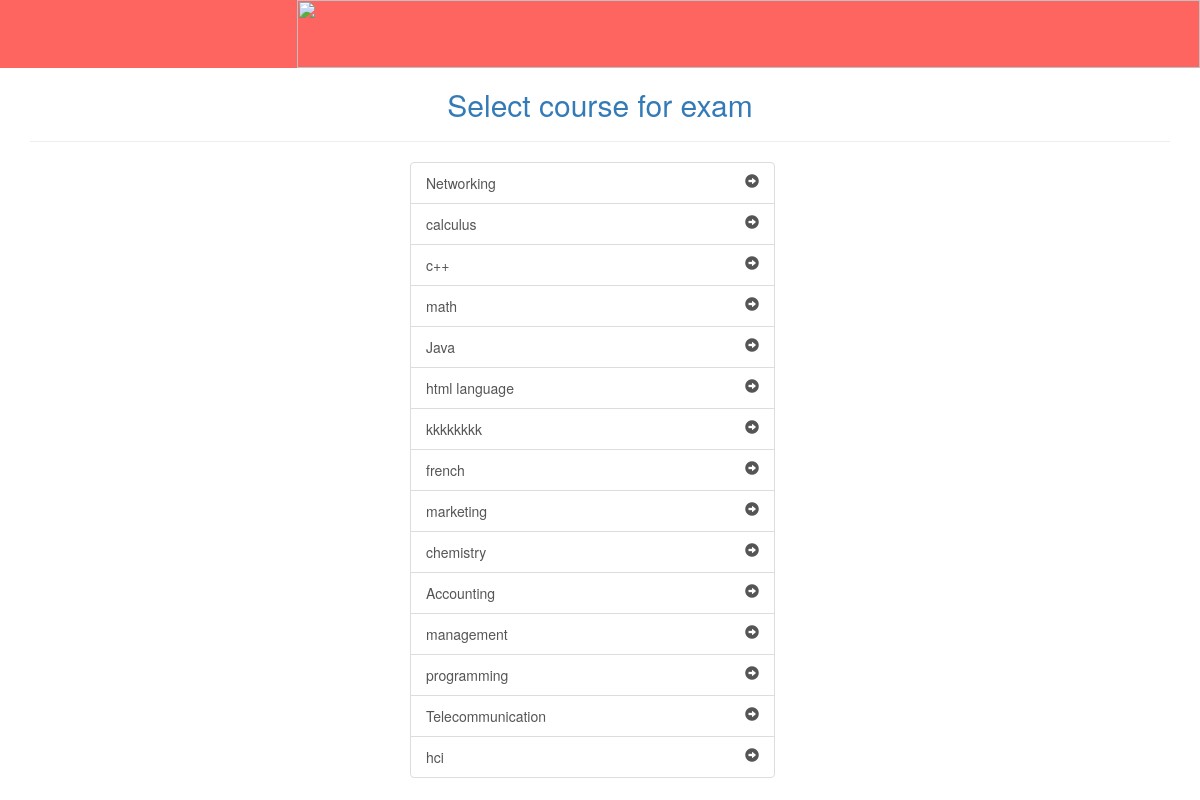
/sublist.php, run on the app's committed database.
### tables this page shows
CREATE TABLE `course` (
  `course_id` int(5) NOT NULL,
  `course_name` varchar(25) DEFAULT NULL
);

### sublist.php (the view, shortened to what this page needs)
<!DOCTYPE HTML PUBLIC "-//W3C//DTD HTML 4.01 Transitional//EN" "http://www.w3.org/TR/html4/loose.dtd">
<html>
<head>
<link href="quiz.css" rel="stylesheet" type="text/css">
 <link href="assets/bootstrap.css" type="text/css" rel="stylesheet" media="all">
</head>
<body>
<?php
include("header.php");?>
<div class="container">
<h2 class="text-center text-primary"> Select course for exam </h2><hr/>
<?php
$rs=mysql_query("select * from course");
?>
<div class="list-group col-md-4 col-md-offset-4">
<?php while($row=mysql_fetch_row($rs))
{?>
	<a class="list-group-item" href="showtest.php?subid=<?=$row[0]?>"><?=$row[1]?><span class="pull-right glyphicon glyphicon-circle-arrow-right"></span></a>
<?php }
?>
</div>
</div>
</body>
</html>

### quiz.css (style rules this page uses)
body { margin-left: 0px; margin-top: 0px; }
a:link { color: #330066; text-decoration: none; }

### data on the page
course: course_name "Networking"
course: course_name "calculus"
course: course_name "c++"
course: course_name "math"
course: course_name "Java"
course: course_name "html language"
course: course_name "kkkkkkkk"
course: course_name "french"
course: course_name "marketing"
course: course_name "chemistry"
course: course_name "Accounting"
course: course_name "management"
course: course_name "programming"
course: course_name "Telecommunication"
course: course_name "hci"
